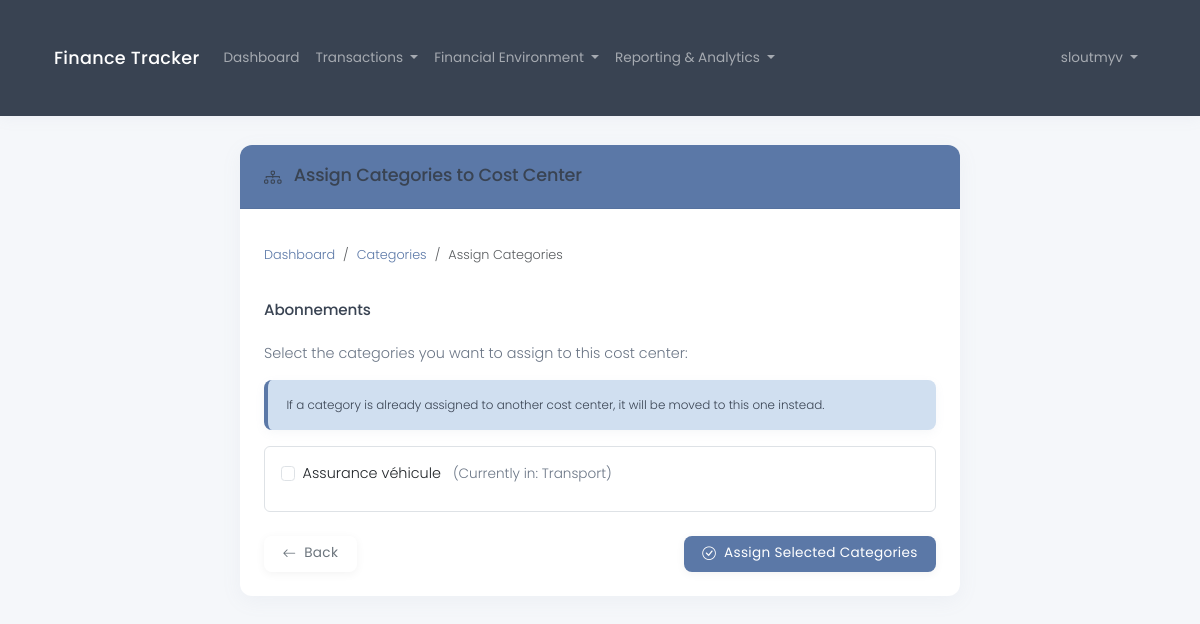
The page /en/financial/cost-center/9/assign/ (signed in) on the database as committed earlier.
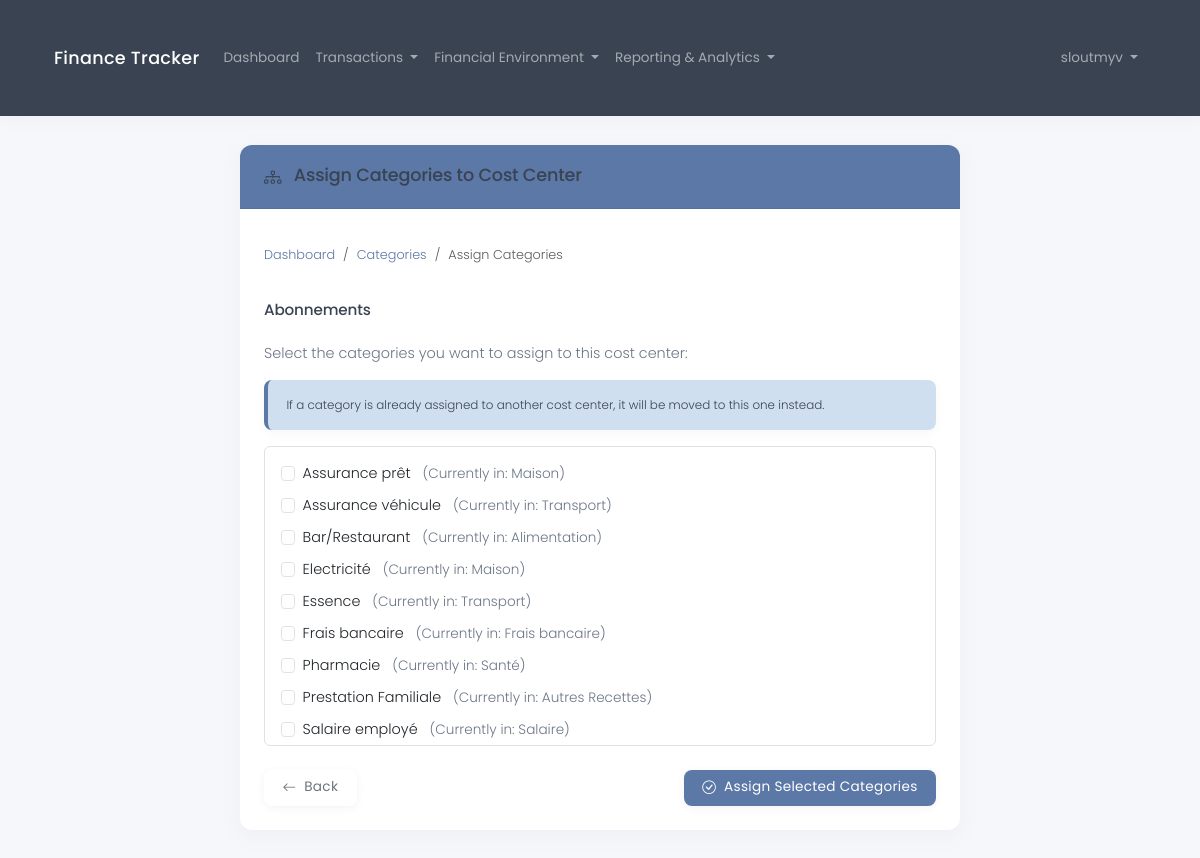
The same page on the database as committed later.
### core/models.py (models this page shows, shortened)
class TransactionCategory(models.Model):
    tax_household = models.ForeignKey(
        TaxHousehold,
        on_delete=models.CASCADE,
        related_name='transaction_categories',
        help_text=_("The tax household this category belongs to")
    )
    cost_center = models.ForeignKey(
        CostCenter,
        on_delete=models.SET_NULL,
        related_name='categories',
        null=True,
        blank=True,
        help_text=_("The cost center this category belongs to (optional)")
    )
    name = models.CharField(
        max_length=100,
        help_text=_("Category name")
    )
    created_at = models.DateTimeField(auto_now_add=True)
    updated_at = models.DateTimeField(auto_now=True)
    class Meta:
        ordering = ['name']
        verbose_name = _("Transaction Category")
        verbose_name_plural = _("Transaction Categories")

class CostCenter(models.Model):
    tax_household = models.ForeignKey(
        TaxHousehold,
        on_delete=models.CASCADE,
        related_name='cost_centers',
        help_text=_("The tax household this cost center belongs to")
    )
    name = models.CharField(
        max_length=100,
        help_text=_("Cost center name")
    )
    color = models.CharField(
        max_length=20,
        default="#7295d8",
        help_text=_("Color code for the cost center (hex format)")
    )
    created_at = models.DateTimeField(auto_now_add=True)
    updated_at = models.DateTimeField(auto_now=True)
    class Meta:
        ordering = ['name']
        verbose_name = _("Cost Center")
        verbose_name_plural = _("Cost Centers")

### core/views.py (the view, shortened to what this page needs)
# urls.py: path('financial/cost-center/<int:pk>/assign/', views.assign_categories_to_cost_center, name='cost_center_assign_categories'),
@login_required
def assign_categories_to_cost_center(request, pk):
    cost_center = get_object_or_404(CostCenter, pk=pk)
    if cost_center.tax_household.user != request.user:
        messages.error(request, "You don't have permission to modify this cost center.")
        return redirect('category_list')
    available_categories = TransactionCategory.objects.filter(
        tax_household=cost_center.tax_household
    ).exclude(
        cost_center=cost_center
    ).order_by('name')
    return render(request, 'financial/cost_center_assign_categories.html', {
        'cost_center': cost_center,
        'available_categories': available_categories
    })

### core/context_processors.py (called while the page is built)
def language_context(request):
    language_code = getattr(request, 'LANGUAGE_CODE', settings.LANGUAGE_CODE)
    return {
        'LANGUAGE_CODE': language_code,
        'LANGUAGES': settings.LANGUAGES,
    }

def currency_context(request):
    selected_currency = request.session.get('currency', 'EUR')
    return {
        'supported_currencies': CurrencyExchangeService.SUPPORTED_CURRENCIES,
        'selected_currency': selected_currency,
    }

### templates/financial/cost_center_assign_categories.html (shortened to what this page needs)
{% extends 'base.html' %}
{% load i18n_extras %}
{% block content %}
<div class="row">
    <div class="col-md-8 offset-md-2">
        <div class="card">
            <div class="card-header bg-primary text-white">
                <h4 class="mb-0"><i class="bi bi-diagram-3 me-2"></i> {% translate_json "Assign Categories to Cost Center" %}</h4>
            </div>
            <div class="card-body">
                <nav aria-label="breadcrumb" class="mb-4">
                    <ol class="breadcrumb">
                        <li class="breadcrumb-item"><a href="{% url 'dashboard' %}">{% translate_json "Dashboard" %}</a></li>
                        <li class="breadcrumb-item"><a href="{% url 'category_list' %}">{% translate_json "Categories" %}</a></li>
                        <li class="breadcrumb-item active" aria-current="page">{% translate_json "Assign Categories" %}</li>
                    </ol>
                </nav>
                <div class="mb-4">
                    <div class="d-flex align-items-center mb-3">
                        <h5 class="mb-0">{{ cost_center.name }}</h5>
                    </div>
                </div>
                {% if available_categories %}
                    <form method="post">
                        <div class="mb-4">
                            <p>{% translate_json "Select the categories you want to assign to this cost center:" %}</p>
                            <div class="alert alert-info">
                                <small>{% translate_json "If a category is already assigned to another cost center, it will be moved to this one instead." %}</small>
                            </div>
                            <div class="border rounded p-3 mb-3" style="max-height: 300px; overflow-y: auto;">
                                {% for category in available_categories %}
                                    <div class="form-check mb-2">
                                        <input class="form-check-input" type="checkbox" name="categories" value="{{ category.id }}" id="category_{{ category.id }}">
                                        <label class="form-check-label" for="category_{{ category.id }}">
                                            {{ category.name }}
                                            {% if category.cost_center %}
                                                <span class="text-muted ms-2">({% translate_json "Currently in" %}: {{ category.cost_center.name }})</span>
                                            {% endif %}
                                        </label>
                                    </div>
                                {% endfor %}
                            </div>
                        </div>
                        <div class="d-flex justify-content-between">
                            <a href="{% url 'category_list' %}" class="btn btn-outline-secondary">
                                <i class="bi bi-arrow-left me-1"></i> {% translate_json "Back" %}
                            </a>
                            <button type="submit" class="btn btn-primary">
                                <i class="bi bi-check-circle me-1"></i> {% translate_json "Assign Selected Categories" %}
                            </button>
                        </div>
                    </form>
                {% endif %}
            </div>
        </div>
    </div>
</div>
{% endblock %}

Rows that differ between the two databases and show on the page:
added TransactionCategory: name "Assurance prêt", cost_center.name "Maison"
added TransactionCategory: name "Bar/Restaurant", cost_center.name "Alimentation"
added TransactionCategory: name "Electricité", cost_center.name "Maison"
added TransactionCategory: name "Essence", cost_center.name "Transport"
added TransactionCategory: name "Frais bancaire", cost_center.name "Frais bancaire"
added TransactionCategory: name "Pharmacie", cost_center.name "Santé"
added TransactionCategory: name "Prestation Familiale", cost_center.name "Autres Recettes"
added TransactionCategory: name "Salaire employé", cost_center.name "Salaire"
